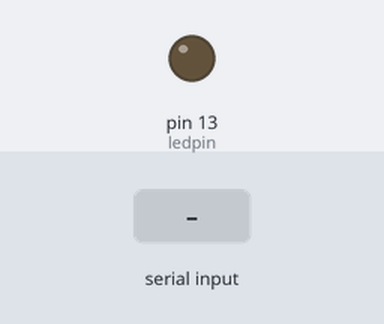
A sketch run on a simulated Arduino Uno, built with avr-gcc and run on an emulated ATmega328P. On the bench: output pins drawn as LEDs (lit = HIGH). The test bench sets the inputs (shaded band).

Above: at 1.2 s.
1.3 s: "1" received over the second serial link
At 2.0 s:
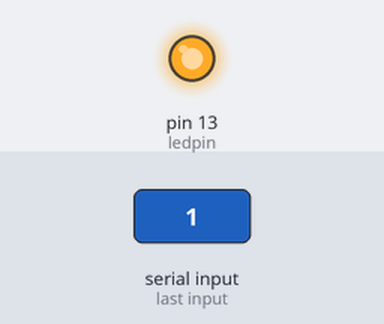
2.8 s: "0" received over the second serial link
At 3.9 s:
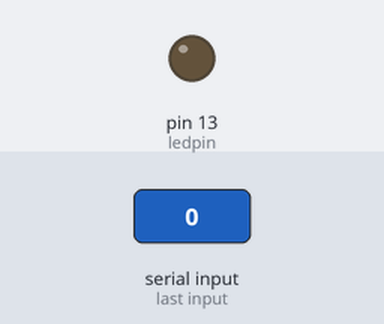
Timing chart, 0 to 5.8 s (numbered marks = the images above; inputs shaded):
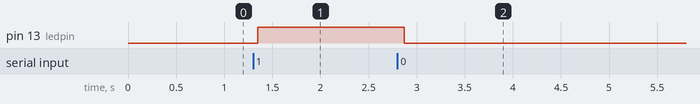

Measured:
- after the input at 1.3 s, pin 13 (ledpin): LOW → HIGH after 0.05 s
- after the input at 2.8 s, pin 13 (ledpin): HIGH → LOW after 0.07 s

The sketch:

Bluetooth_Test.ino
```cpp
//example code
/*
 * Find the outgoing hc06 com port in the bluetooth settings
 * connect to the port using putty
 * tap 1 and 0 into the console to test leds
 */

#include <SoftwareSerial.h>// import the serial library

SoftwareSerial BT(5, 6); // RX, TX
int ledpin=13; // led on D13 will show blink on / off
int BluetoothData; // the data given from Computer

void setup()
{
  // put your setup code here, to run once:
  BT.begin(9600);
  BT.println("Bluetooth On please press 1 or 0 blink LED ..");
  pinMode(ledpin,OUTPUT);
}

void loop()
{
  // put your main code here, to run repeatedly:
  if (BT.available())
  {
    BluetoothData=BT.read();
    if(BluetoothData=='1')
    {
      // if number 1 pressed ....
      digitalWrite(ledpin,1);
      BT.println("LED  On D13 ON ! ");
    }
    if (BluetoothData=='0')
    {
      // if number 0 pressed ....
      digitalWrite(ledpin,0);
      BT.println("LED  On D13 Off ! ");
    }
  }
delay(100);// prepare for next data ...
}
```
